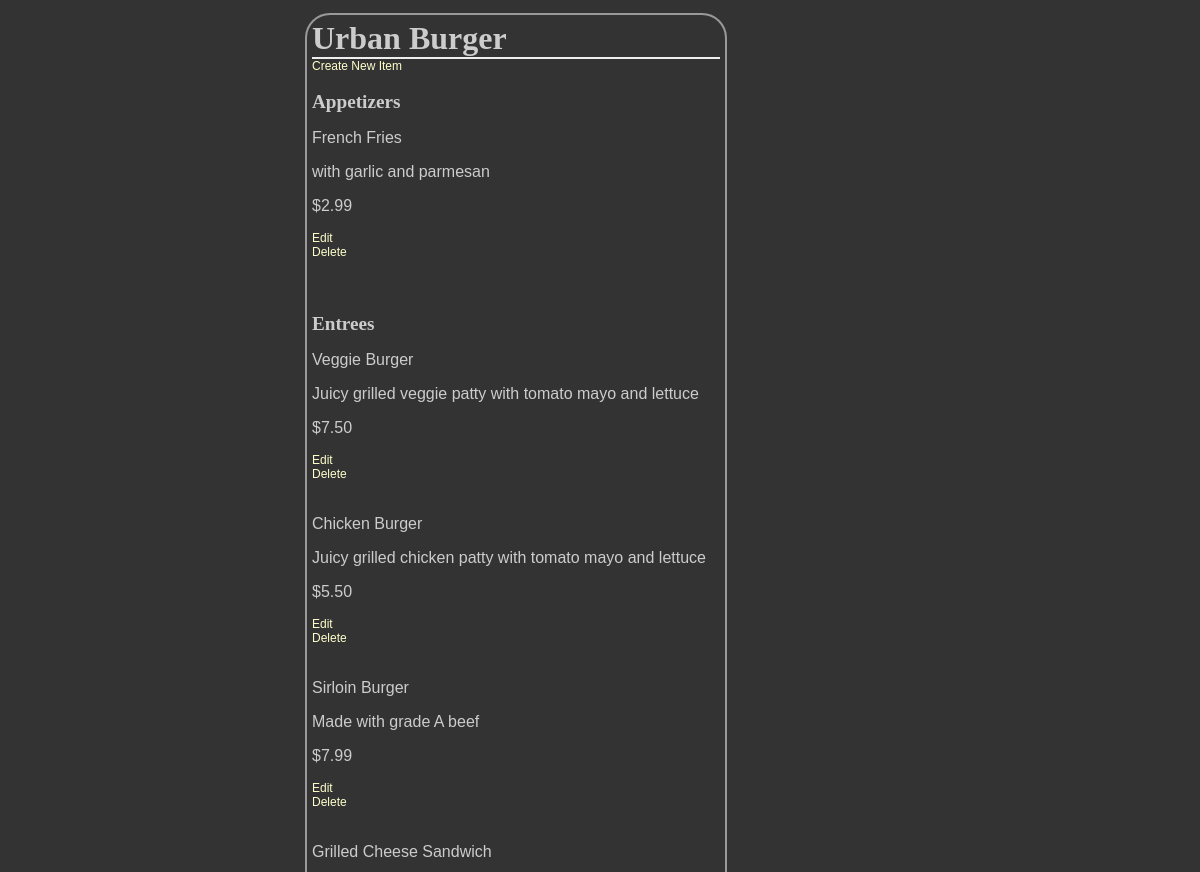
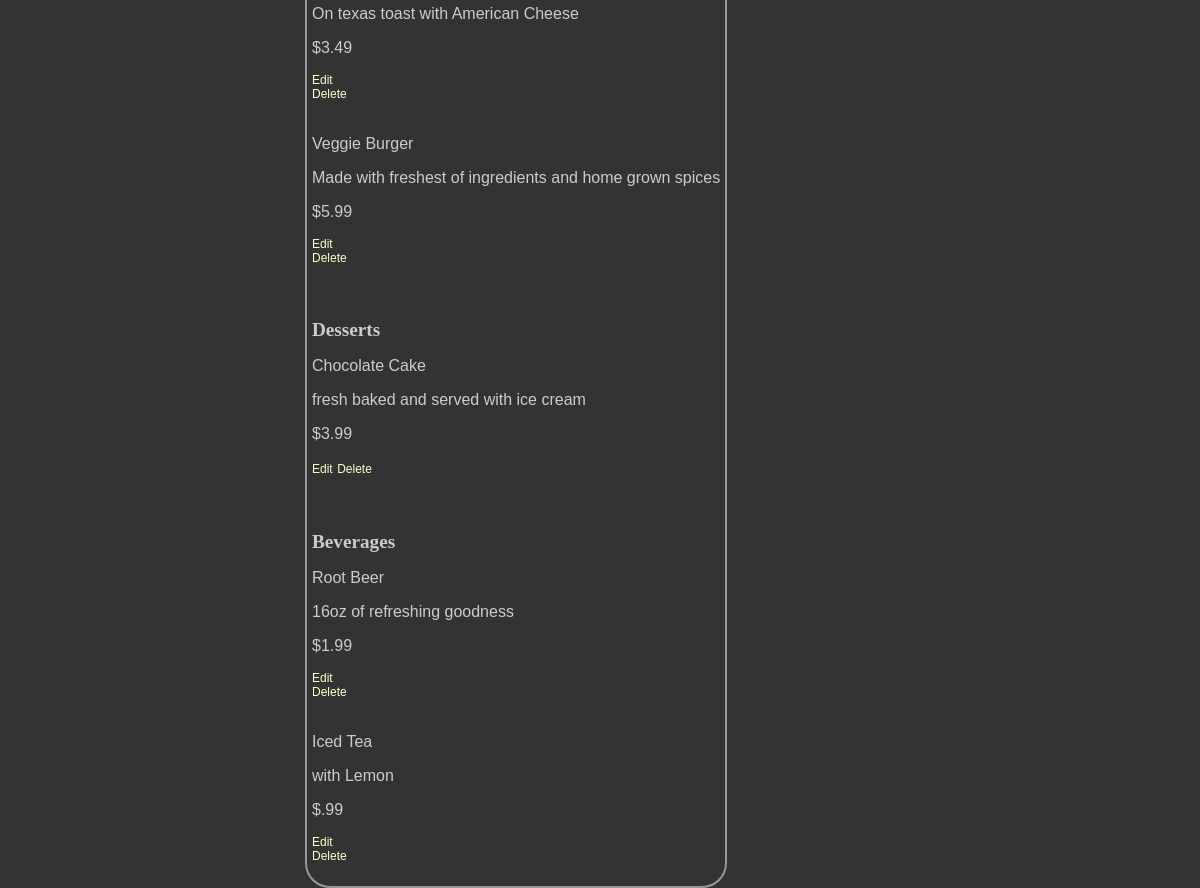
/restaurant/12/menu/, run on the app's committed database (2 pictures, top to bottom).
### database_setup.py (models this page shows, shortened)
class Restaurant(Base):
    __tablename__ = 'restaurant'
    id = Column(Integer, primary_key=True)
    name = Column(String(250), nullable=False)

class MenuItem(Base):
    __tablename__ = 'menu_item'
    name = Column(String(80), nullable=False)
    id = Column(Integer, primary_key=True)
    description = Column(String(250))
    price = Column(String(8))
    course = Column(String(250))
    restaurant_id = Column(Integer, ForeignKey('restaurant.id'))
    restaurant = relationship(Restaurant)

### application.py (the view)
@app.route('/restaurant/<int:restaurant_id>/')
@app.route('/restaurant/<int:restaurant_id>/menu/')
def showMenu(restaurant_id):
    restaurant = session.query(Restaurant).filter_by(id=restaurant_id).one()
    items = session.query(MenuItem).filter_by(
        restaurant_id=restaurant_id).all()
    return render_template('menu.html', items=items, restaurant=restaurant)

### templates/menu.html (shortened to what this page needs)
<html>
<head>
<link rel=stylesheet type=text/css href="{{ url_for('static', filename='styles.css') }}">
	</head>
	<body>
		<div class = 'pane'>
		<h1>{{ restaurant.name }}</h1>
    {% if items !=[] %}
		<a href = "{{url_for('newMenuItem', restaurant_id = restaurant.id )}}">Create New Item</a>
	<h2>Appetizers</h2>
		{% for i in items %}
		{% if i.course == 'Appetizer' %}
		<p>{{i.name}}</p>
		<p>{{i.description}}</p>
		<p>{{i.price}}</p>
		<a href='{{url_for('editMenuItem', restaurant_id = restaurant.id, menu_id=i.id ) }}' >Edit</a>
	<a href='{{url_for('deleteMenuItem', restaurant_id = restaurant.id, menu_id=i.id ) }}' >Delete</a>
		{% endif %}
		{% endfor %}
	<h2>Entrees</h2>
		{% for i in items %}
		{% if i.course == 'Entree' %}
		<p>{{i.name}}</p>
		<p>{{i.description}}</p>
		<p>{{i.price}}</p>
		<a href='{{url_for('editMenuItem', restaurant_id = restaurant.id, menu_id=i.id ) }}' >Edit</a>
	<a href='{{url_for('deleteMenuItem', restaurant_id = restaurant.id, menu_id=i.id ) }}' >Delete</a>
        {% endif %}
		{% endfor %}
	<h2>Desserts</h2>
		{% for i in items %}
		{% if i.course == 'Dessert' %}
		<p>{{i.name}}</p>
		<p>{{i.description}}</p>
		<p>{{i.price}}</p>
		<a href='{{url_for('editMenuItem', restaurant_id = restaurant.id, menu_id=i.id ) }}' >Edit</a>
	<a href='{{url_for('deleteMenuItem', restaurant_id = restaurant.id, menu_id=i.id ) }}' >Delete</a>
		{% endif %}
		{% endfor %}
	<h2>Beverages</h2>
		{% for i in items %}
		{% if i.course == 'Beverage' %}
		<p>{{i.name}}</p>
		<p>{{i.description}}</p>
		<p>{{i.price}}</p>
		<a href='{{url_for('editMenuItem', restaurant_id = restaurant.id, menu_id=i.id ) }}' >Edit</a>
	<a href='{{url_for('deleteMenuItem', restaurant_id = restaurant.id, menu_id=i.id ) }}' >Delete</a>
{% endif %}
		{% endfor %}
		{% else %}
		<p> You currently have no menu items. <p>
		<a href = "{{url_for('newMenuItem', restaurant_id = restaurant.id )}}">Create New Item</a>
			{% endif %}
</div>
	</body>
</html>

### static/styles.css (style rules this page uses)
body { font-family: sans-serif; background-color: #333333; background-image: url('https://cloud.githubusercontent.com/assets/9041401/6119508/7cbced14-b07e-11e4-9dbd-f01488203879.jpg') }
h1, h2, h3, h4 { color: #CCCCCC; }
h1, h2 { font-family: 'Georgia', serif; margin: 0; }
h1 { border-bottom: 2px solid #eee; }
h2 { font-size: 1.2em; }
p { color: #CCCCCC; }
a { text-decoration: none; color:#FFFFCC; font-size: .75em; }
.pane { position:absolute; left: 25%; border: 2px solid; border-radius: 25px; padding: 5px; margin: 5px; border-color: #999999; background-color: #333333; }

### data on the page
Restaurant: name "Urban Burger"
MenuItem: name "French Fries", description "with garlic and parmesan", price "$2.99"
MenuItem: name "Veggie Burger", description "Juicy grilled veggie patty with tomato mayo and lettuce", price "$7.50"
MenuItem: name "Chicken Burger", description "Juicy grilled chicken patty with tomato mayo and lettuce", price "$5.50"
MenuItem: name "Sirloin Burger", description "Made with grade A beef", price "$7.99"
MenuItem: name "Grilled Cheese Sandwich", description "On texas toast with American Cheese", price "$3.49"
MenuItem: name "Veggie Burger", description "Made with freshest of ingredients and home grown spices", price "$5.99"
MenuItem: name "Chocolate Cake", description "fresh baked and served with ice cream", price "$3.99"
MenuItem: name "Root Beer", description "16oz of refreshing goodness", price "$1.99"
MenuItem: name "Iced Tea", description "with Lemon", price "$.99"
